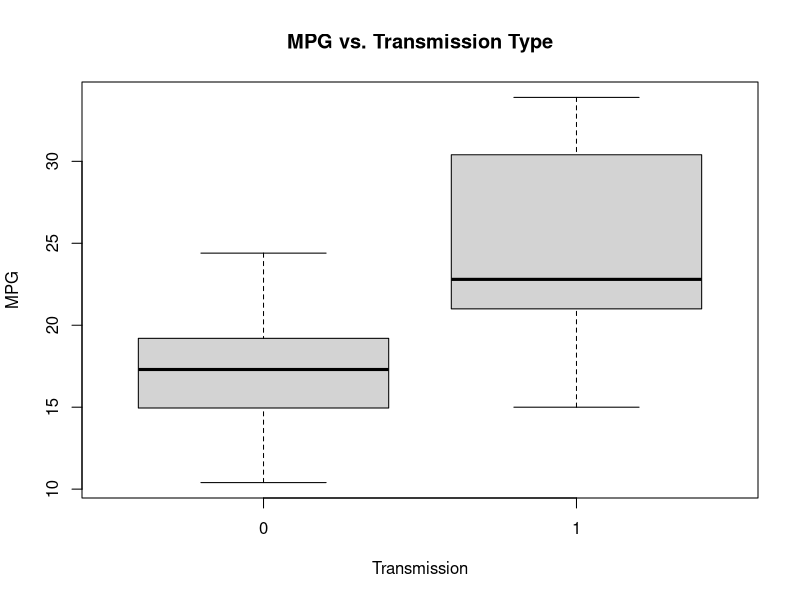
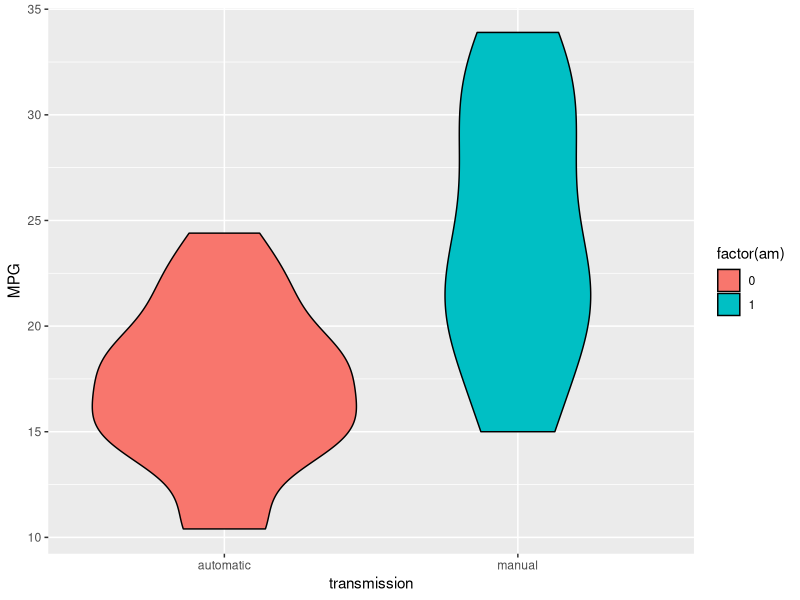

Recreate these plots in R, in order.
## ---- chunk 1
knitr::opts_chunk$set(echo = TRUE)

library(ggplot2)
library(datasets)

data("mtcars")
## ---- chunk 2
mtcars_clean <- subset(mtcars, select = c("mpg", "cyl", "hp", "wt", "am", "gear"))
## ---- chunk 3
c(automatic = mean(mtcars[mtcars$am==0,]$mpg), 
    manual = mean(mtcars[mtcars$am==1,]$mpg))
## ---- chunk 4
t.test(mtcars[mtcars$am==0,]$mpg, mtcars[mtcars$am==1,]$mpg)
## ---- chunk 5
model.simple <- lm(mpg ~ am, data = mtcars_clean)
model.all <- lm(mpg ~ ., data = mtcars_clean)
## ---- chunk 6
anova(model.simple, model.all)
## ---- chunk 7
str(mtcars)
## ---- chunk 8
with(mtcars, boxplot(mpg ~ am, xlab="Transmission", ylab="MPG",
        main="MPG vs. Transmission Type"))
## ---- chunk 9
summary(model.simple)
summary(model.all)
## ---- chunk 10
ggplot(mtcars_clean, aes(y=mpg, x=factor(am, labels = c("automatic", "manual")), fill=factor(am)))+
        geom_violin(colour="black")+
        xlab("transmission") + ylab("MPG")
